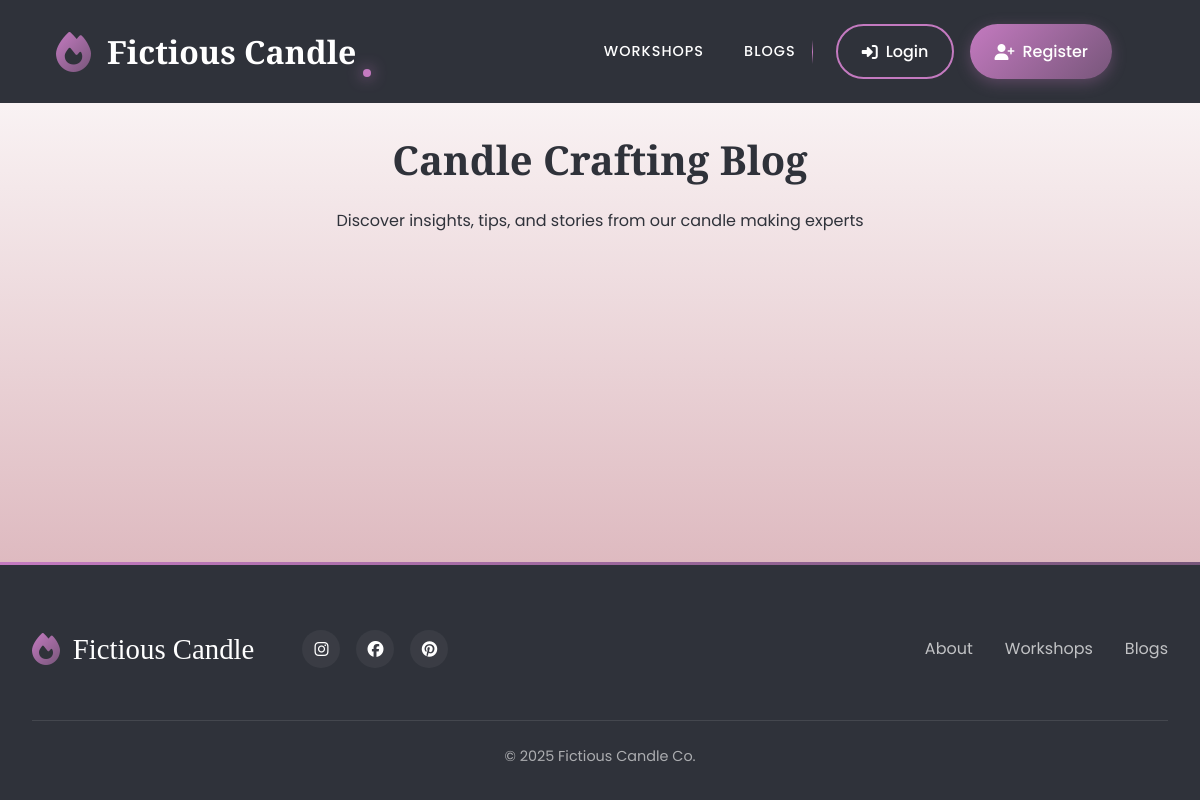
The page /blogs/ on the database as committed earlier.
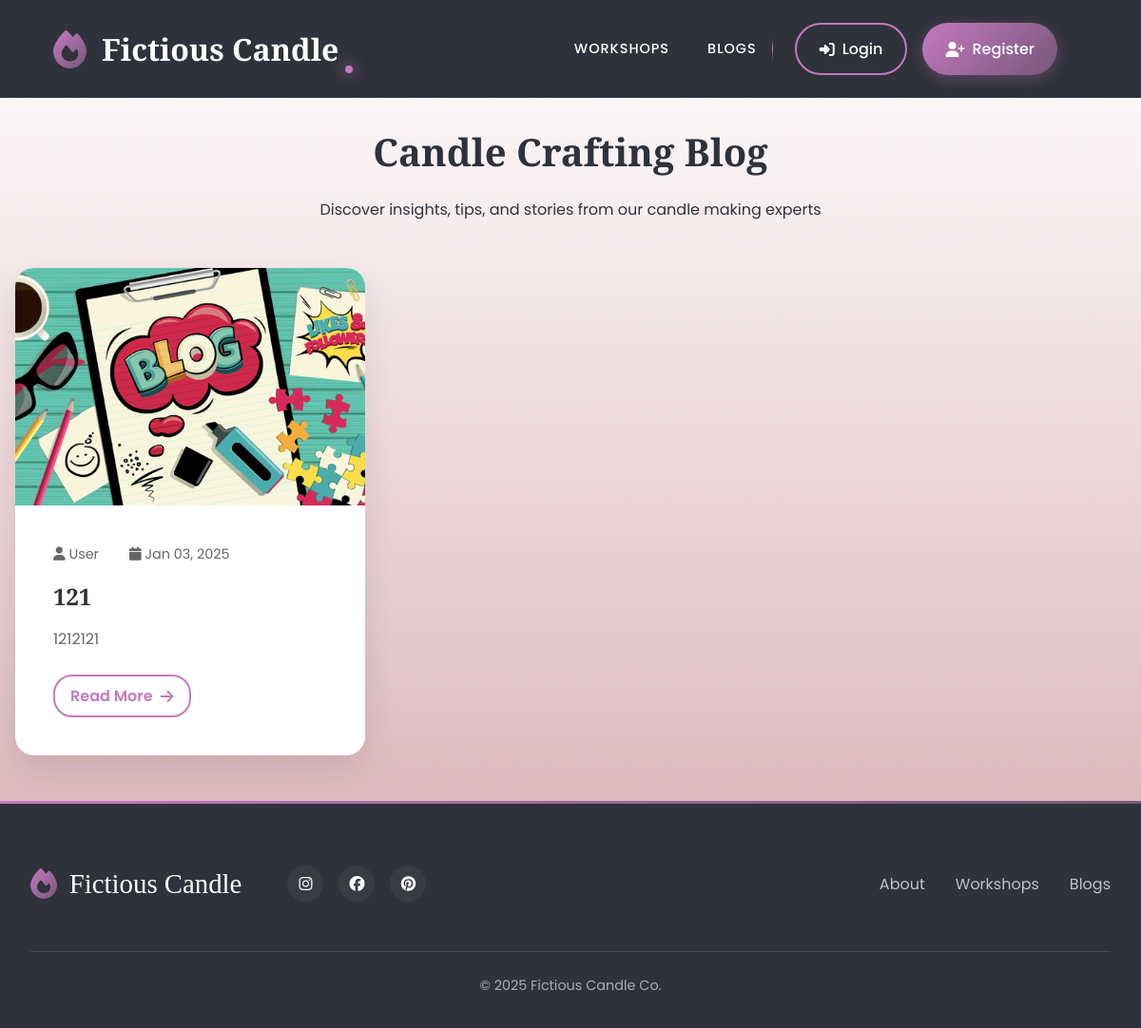
The same page on the database as committed later.
### candle/models.py (models this page shows, shortened)
class Blogpost(models.Model):
    author = models.ForeignKey(
        User,
        on_delete=models.CASCADE,
        related_name='blogposts',
        related_query_name='blogpost'
    )
    title = models.CharField(max_length=255)
    content = models.TextField()
    published_date = models.DateTimeField(auto_now_add=True)
    thumbnail = models.ImageField(
        upload_to='blog_thumbnails/',
        null=True,
        blank=True,
        help_text='Featured image for the blog post'
    )
    class Meta:
        ordering = ("-published_date",)

### candle/views.py (the view)
# urls.py: path("blogs/",BlogListView.as_view(),name="blogs"),
class BlogListView(ListView):
    model = Blogpost
    template_name = 'candle/blogs.html'
    context_object_name = 'blogs'
    paginate_by = 10

### candle/context_processors.py (called while the page is built)
def company_info(request):
    config = {
        "latest_blogs":Blogpost.objects.all()[:6],
        "latest_workshops":CandleWorkshop.objects.all()[:6]
    }
    try:
        config.update(Config.objects.first().as_dict())
    except Exception as e:
        pass
    return config

### candle/models.py (called while the page is built)
    def as_dict(self):
        return {
            'site_name': self.site_name or '',
            'site_title': self.site_title or '',
            'site_description': self.site_description or '',
            'facebook_url': self.facebook_url or '',
            'instagram_url': self.instagram_url or '',
            "pinterest_url": self.pinterest_url or ""
        }

### candle/templates/candle/blogs.html (shortened to what this page needs)
{% extends "candle/base.html" %}
{% block content %}
{% include 'candle/fragments/header.html' %}
<main>
    <div class="page-header">
        <h1 class="page-title">Candle Crafting Blog</h1>
        <p>Discover insights, tips, and stories from our candle making experts</p>
    </div>
    <div class="blog-container">
        <div class="blog-grid">
            {% for blog in blogs %}
            {% include 'candle/fragments/blog.html' %}
            {% endfor %}
        </div>
    </div>
</main>
{% include 'candle/fragments/footer.html' %}
{% endblock content %}

### candle/templates/candle/fragments/blog.html
{% load static %}
<article class="blog-card">
    <div class="blog-image">
        {% if blog.thumbnail %}
        <img src="{{blog.thumbnail.url}}" alt="{{blog.title}}">
        {% else %}
        <img src="{% static 'candle/images/blog-default.png' %}" alt="{{blog.title}}">
        {% endif %}
    </div>
    <div class="blog-content">
        <div class="blog-meta">
            <span><i class="fas fa-user"></i> {{blog.author.get_full_name|default:"User"}} </span>
            <span><i class="fas fa-calendar"></i> {{blog.published_date|date:"M d, Y" }}</span>
        </div>
        <h3 class="blog-title">{{blog.title}}</h3>
        <p class="blog-excerpt">{{blog.content|striptags|truncatewords:20}}</p>
        <a href="{% url 'candle:blog_detail' blog.pk %}" class="read-more">
            Read More <i class="fas fa-arrow-right"></i>
        </a>
    </div>
</article>

Rows that differ between the two databases and show on the page:
added Blogpost: author.get_full_name "User", published_date "Jan 03, 2025", title "121", content "1212121"
